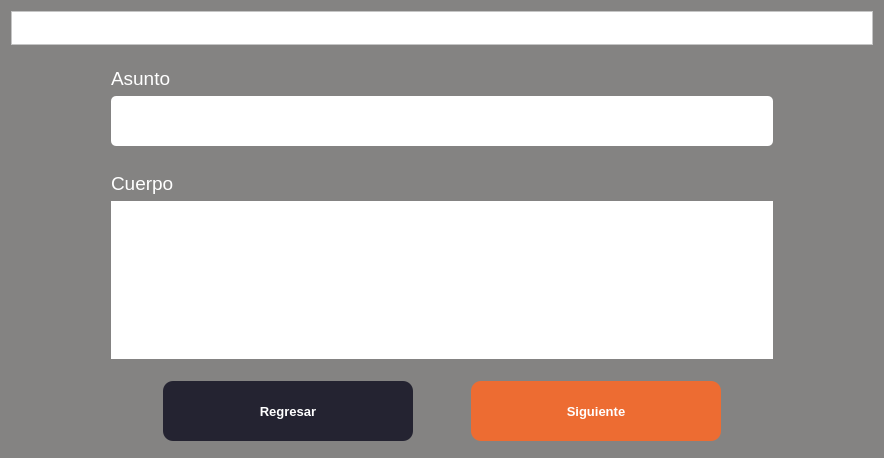
<?xml version="1.0" encoding="UTF-8"?>
<ui version="4.0">
 <class>Form</class>
 <widget class="QWidget" name="Form">
  <property name="geometry">
   <rect>
    <x>0</x>
    <y>0</y>
    <width>884</width>
    <height>458</height>
   </rect>
  </property>
  <property name="windowTitle">
   <string>Generador de Diplomas</string>
  </property>
  <property name="styleSheet">
   <string notr="true">color: white;
background-color: rgb(132, 131, 130);</string>
  </property>
  <layout class="QVBoxLayout" name="verticalLayout">
   <item>
    <widget class="QFrame" name="frame">
     <property name="maximumSize">
      <size>
       <width>16777215</width>
       <height>81</height>
      </size>
     </property>
     <property name="autoFillBackground">
      <bool>false</bool>
     </property>
     <property name="styleSheet">
      <string notr="true">background-color: rgb(255, 255, 255)
</string>
     </property>
     <property name="frameShape">
      <enum>QFrame::StyledPanel</enum>
     </property>
     <property name="frameShadow">
      <enum>QFrame::Raised</enum>
     </property>
     <layout class="QGridLayout" name="gridLayout">
      <item row="0" column="0">
       <widget class="QLabel" name="lbLogo">
        <property name="sizePolicy">
         <sizepolicy hsizetype="Maximum" vsizetype="Preferred">
          <horstretch>0</horstretch>
          <verstretch>0</verstretch>
         </sizepolicy>
        </property>
        <property name="autoFillBackground">
         <bool>false</bool>
        </property>
        <property name="styleSheet">
         <string notr="true"/>
        </property>
        <property name="text">
         <string/>
        </property>
        <property name="pixmap">
         <pixmap>../icons/csoftmty_logo.png</pixmap>
        </property>
        <property name="scaledContents">
         <bool>false</bool>
        </property>
       </widget>
      </item>
     </layout>
    </widget>
   </item>
   <item>
    <layout class="QVBoxLayout" name="vlFields">
     <property name="leftMargin">
      <number>100</number>
     </property>
     <property name="rightMargin">
      <number>100</number>
     </property>
     <item>
      <spacer name="verticalSpacer">
       <property name="orientation">
        <enum>Qt::Vertical</enum>
       </property>
       <property name="sizeHint" stdset="0">
        <size>
         <width>20</width>
         <height>40</height>
        </size>
       </property>
      </spacer>
     </item>
     <item>
      <layout class="QVBoxLayout" name="vlName">
       <property name="topMargin">
        <number>10</number>
       </property>
       <property name="bottomMargin">
        <number>10</number>
       </property>
       <item>
        <widget class="QLabel" name="lbName">
         <property name="font">
          <font>
           <family>Yu Gothic UI</family>
           <pointsize>14</pointsize>
          </font>
         </property>
         <property name="text">
          <string>Asunto</string>
         </property>
         <property name="alignment">
          <set>Qt::AlignBottom|Qt::AlignLeading|Qt::AlignLeft</set>
         </property>
        </widget>
       </item>
       <item>
        <widget class="QLineEdit" name="tfName">
         <property name="minimumSize">
          <size>
           <width>660</width>
           <height>50</height>
          </size>
         </property>
         <property name="font">
          <font>
           <family>Yu Gothic UI</family>
          </font>
         </property>
         <property name="autoFillBackground">
          <bool>false</bool>
         </property>
         <property name="styleSheet">
          <string notr="true">color: black;
background-color: white;
border-radius: 5px;</string>
         </property>
        </widget>
       </item>
      </layout>
     </item>
     <item>
      <layout class="QVBoxLayout" name="vlDescripcion">
       <property name="topMargin">
        <number>10</number>
       </property>
       <property name="bottomMargin">
        <number>10</number>
       </property>
       <item>
        <widget class="QLabel" name="lbDescription">
         <property name="font">
          <font>
           <family>Yu Gothic UI</family>
           <pointsize>14</pointsize>
          </font>
         </property>
         <property name="text">
          <string>Cuerpo</string>
         </property>
        </widget>
       </item>
       <item>
        <widget class="QTextEdit" name="tfDescription">
         <property name="font">
          <font>
           <family>Yu Gothic UI</family>
          </font>
         </property>
         <property name="autoFillBackground">
          <bool>true</bool>
         </property>
         <property name="styleSheet">
          <string notr="true">color: black;
background-color: white;
border-radius: 5px;</string>
         </property>
        </widget>
       </item>
      </layout>
     </item>
     <item>
      <spacer name="verticalSpacer_3">
       <property name="orientation">
        <enum>Qt::Vertical</enum>
       </property>
       <property name="sizeHint" stdset="0">
        <size>
         <width>20</width>
         <height>40</height>
        </size>
       </property>
      </spacer>
     </item>
     <item>
      <layout class="QHBoxLayout" name="horizontalLayout">
       <item>
        <widget class="QPushButton" name="btnBack">
         <property name="sizePolicy">
          <sizepolicy hsizetype="Maximum" vsizetype="Fixed">
           <horstretch>0</horstretch>
           <verstretch>0</verstretch>
          </sizepolicy>
         </property>
         <property name="minimumSize">
          <size>
           <width>250</width>
           <height>60</height>
          </size>
         </property>
         <property name="font">
          <font>
           <family>Yu Gothic UI</family>
           <pointsize>10</pointsize>
           <weight>75</weight>
           <bold>true</bold>
          </font>
         </property>
         <property name="styleSheet">
          <string notr="true">background-color: #242331;
border-radius: 10px</string>
         </property>
         <property name="text">
          <string>Regresar</string>
         </property>
        </widget>
       </item>
       <item>
        <widget class="QPushButton" name="btnNext">
         <property name="sizePolicy">
          <sizepolicy hsizetype="Maximum" vsizetype="Fixed">
           <horstretch>0</horstretch>
           <verstretch>0</verstretch>
          </sizepolicy>
         </property>
         <property name="minimumSize">
          <size>
           <width>250</width>
           <height>60</height>
          </size>
         </property>
         <property name="font">
          <font>
           <family>Yu Gothic UI</family>
           <pointsize>10</pointsize>
           <weight>75</weight>
           <bold>true</bold>
          </font>
         </property>
         <property name="styleSheet">
          <string notr="true">background-color: rgb(237, 108, 50);
border-radius: 10px</string>
         </property>
         <property name="text">
          <string>Siguiente</string>
         </property>
        </widget>
       </item>
      </layout>
     </item>
     <item>
      <spacer name="verticalSpacer_2">
       <property name="orientation">
        <enum>Qt::Vertical</enum>
       </property>
       <property name="sizeHint" stdset="0">
        <size>
         <width>20</width>
         <height>40</height>
        </size>
       </property>
      </spacer>
     </item>
    </layout>
   </item>
  </layout>
 </widget>
 <resources/>
 <connections/>
</ui>
